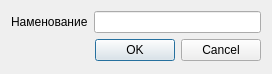
<?xml version="1.0" encoding="UTF-8"?>
<ui version="4.0">
 <class>AddiShipperDialog</class>
 <widget class="QDialog" name="AddiShipperDialog">
  <property name="geometry">
   <rect>
    <x>0</x>
    <y>0</y>
    <width>272</width>
    <height>74</height>
   </rect>
  </property>
  <property name="windowTitle">
   <string>ДОБАВИТЬ ГРУЗОТПРАВИТЕЛЯ</string>
  </property>
  <layout class="QGridLayout" name="gridLayout_2">
   <item row="0" column="0">
    <layout class="QGridLayout" name="gridLayout">
     <item row="0" column="0">
      <widget class="QLabel" name="label">
       <property name="text">
        <string>Наменование</string>
       </property>
      </widget>
     </item>
     <item row="0" column="1">
      <widget class="QLineEdit" name="lineEditName"/>
     </item>
    </layout>
   </item>
   <item row="1" column="0">
    <widget class="QDialogButtonBox" name="buttonBox">
     <property name="orientation">
      <enum>Qt::Horizontal</enum>
     </property>
     <property name="standardButtons">
      <set>QDialogButtonBox::Cancel|QDialogButtonBox::Ok</set>
     </property>
    </widget>
   </item>
  </layout>
 </widget>
 <resources/>
 <connections>
  <connection>
   <sender>buttonBox</sender>
   <signal>accepted()</signal>
   <receiver>AddiShipperDialog</receiver>
   <slot>accept()</slot>
   <hints>
    <hint type="sourcelabel">
     <x>257</x>
     <y>64</y>
    </hint>
    <hint type="destinationlabel">
     <x>157</x>
     <y>274</y>
    </hint>
   </hints>
  </connection>
  <connection>
   <sender>buttonBox</sender>
   <signal>rejected()</signal>
   <receiver>AddiShipperDialog</receiver>
   <slot>reject()</slot>
   <hints>
    <hint type="sourcelabel">
     <x>262</x>
     <y>64</y>
    </hint>
    <hint type="destinationlabel">
     <x>286</x>
     <y>274</y>
    </hint>
   </hints>
  </connection>
 </connections>
</ui>
